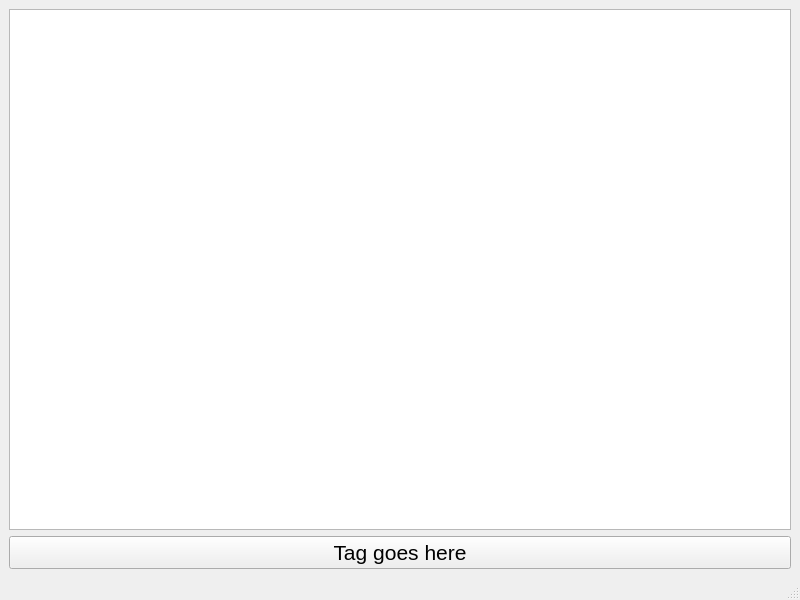
<?xml version="1.0" encoding="UTF-8"?>
<ui version="4.0">
 <class>MainWindow</class>
 <widget class="QMainWindow" name="MainWindow">
  <property name="geometry">
   <rect>
    <x>0</x>
    <y>0</y>
    <width>800</width>
    <height>600</height>
   </rect>
  </property>
  <property name="windowTitle">
   <string>MainWindow</string>
  </property>
  <widget class="QWidget" name="centralwidget">
   <layout class="QGridLayout" name="gridLayout">
    <item row="0" column="0">
     <widget class="QGraphicsView" name="graphicsView">
      <property name="sizePolicy">
       <sizepolicy hsizetype="MinimumExpanding" vsizetype="MinimumExpanding">
        <horstretch>0</horstretch>
        <verstretch>0</verstretch>
       </sizepolicy>
      </property>
     </widget>
    </item>
    <item row="1" column="0">
     <layout class="QHBoxLayout" name="hlayTags">
      <item>
       <widget class="QPushButton" name="btnTagTemplate">
        <property name="minimumSize">
         <size>
          <width>0</width>
          <height>20</height>
         </size>
        </property>
        <property name="font">
         <font>
          <pointsize>16</pointsize>
         </font>
        </property>
        <property name="text">
         <string>Tag goes here</string>
        </property>
        <property name="checkable">
         <bool>true</bool>
        </property>
        <property name="checked">
         <bool>false</bool>
        </property>
       </widget>
      </item>
     </layout>
    </item>
   </layout>
  </widget>
  <widget class="QMenuBar" name="menubar">
   <property name="geometry">
    <rect>
     <x>0</x>
     <y>0</y>
     <width>800</width>
     <height>19</height>
    </rect>
   </property>
  </widget>
  <widget class="QStatusBar" name="statusbar"/>
 </widget>
 <resources/>
 <connections/>
</ui>
